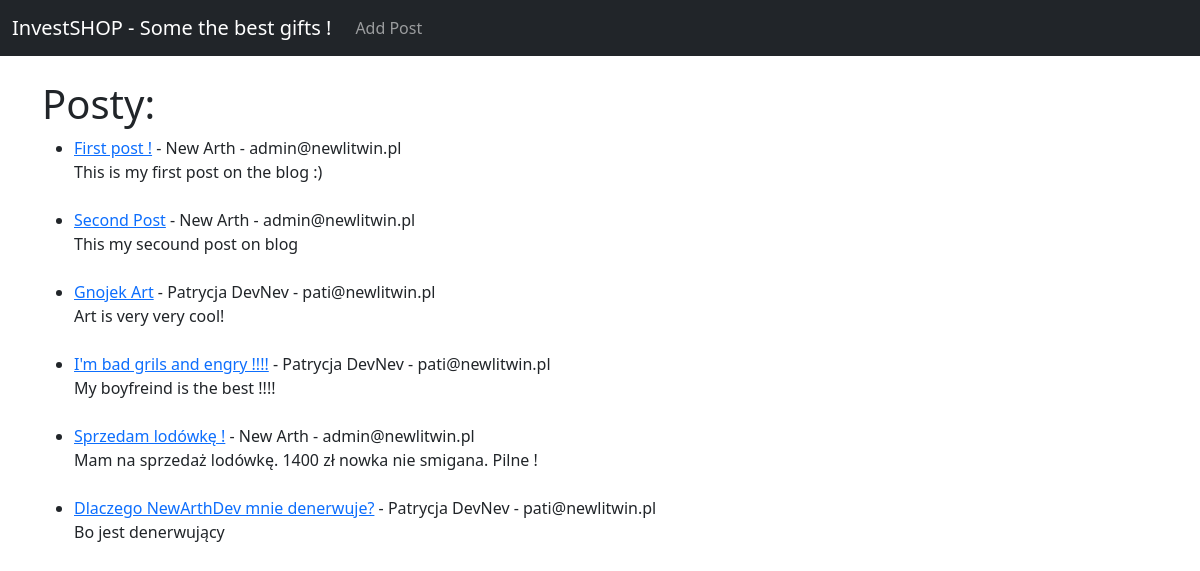
Before: / with the older database file.
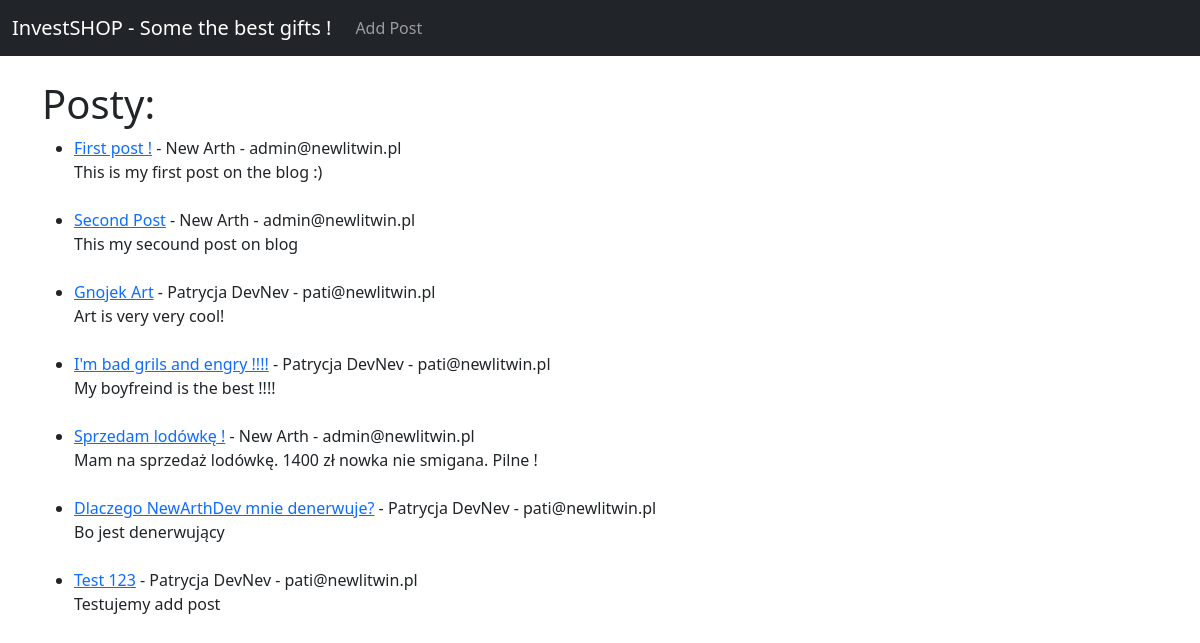
After: the same page with the newer database file.
### theblog/models.py (models this page shows, shortened)
class Post(models.Model):
    title = models.CharField(max_length=255)
    title_TAG = models.CharField(max_length=255, default="My BLOG! " )
    author = models.ForeignKey(User, on_delete=models.CASCADE)
    body = models.TextField()

### theblog/views.py (the view)
# urls.py: path('', HomeView.as_view(), name = 'home'),
class HomeView(ListView):
    model = Post
    template_name = 'home.html'

### theblog/templates/home.html (shortened to what this page needs)
{% extends 'base.html' %}
{% block content %}
<h1> Posty: </h1>
<ul>
{% for post in object_list %}
    <li><a href="{% url 'article-detail' post.pk %}"> {{ post.title }}</a>
        - {{ post.author.first_name }}
        {{ post.author.last_name }} - {{ post.author.email }} <br/>
    {{ post.body }}</li><br/>
{% endfor %}
</ul>
{% endblock %}

Changed rows visible on the page:
added Post: title "Test 123", author.first_name "Patrycja", author.last_name "DevNev", author.email "pati@newlitwin.pl", body "Testujemy add post"
